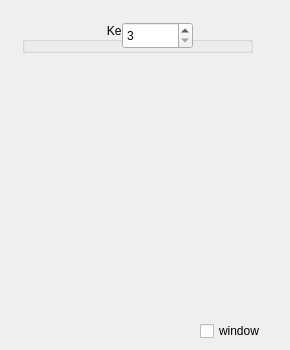
<?xml version="1.0" encoding="UTF-8"?>
<ui version="4.0">
 <class>MedianBlur</class>
 <widget class="QWidget" name="MedianBlur">
  <property name="geometry">
   <rect>
    <x>0</x>
    <y>0</y>
    <width>290</width>
    <height>350</height>
   </rect>
  </property>
  <property name="windowTitle">
   <string>Form</string>
  </property>
  <widget class="QGroupBox" name="groupBox_4">
   <property name="geometry">
    <rect>
     <x>22</x>
     <y>22</y>
     <width>231</width>
     <height>31</height>
    </rect>
   </property>
   <property name="title">
    <string>Kernal Size</string>
   </property>
   <property name="alignment">
    <set>Qt::AlignCenter</set>
   </property>
   <property name="checkable">
    <bool>false</bool>
   </property>
   <widget class="QSpinBox" name="median_spin">
    <property name="geometry">
     <rect>
      <x>100</x>
      <y>0</y>
      <width>71</width>
      <height>27</height>
     </rect>
    </property>
    <property name="minimum">
     <number>3</number>
    </property>
    <property name="maximum">
     <number>255</number>
    </property>
    <property name="singleStep">
     <number>2</number>
    </property>
   </widget>
  </widget>
  <widget class="QCheckBox" name="window">
   <property name="geometry">
    <rect>
     <x>200</x>
     <y>320</y>
     <width>81</width>
     <height>22</height>
    </rect>
   </property>
   <property name="text">
    <string>window</string>
   </property>
  </widget>
 </widget>
 <resources/>
 <connections/>
</ui>
